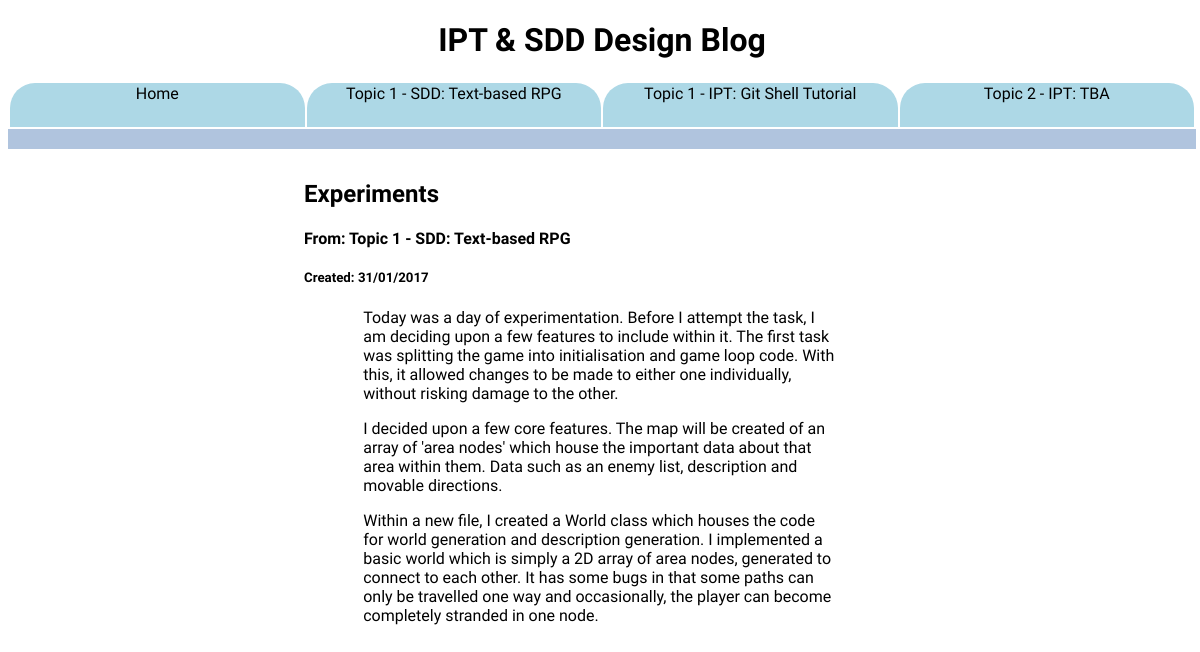
Before: /post/1 with the older database file.
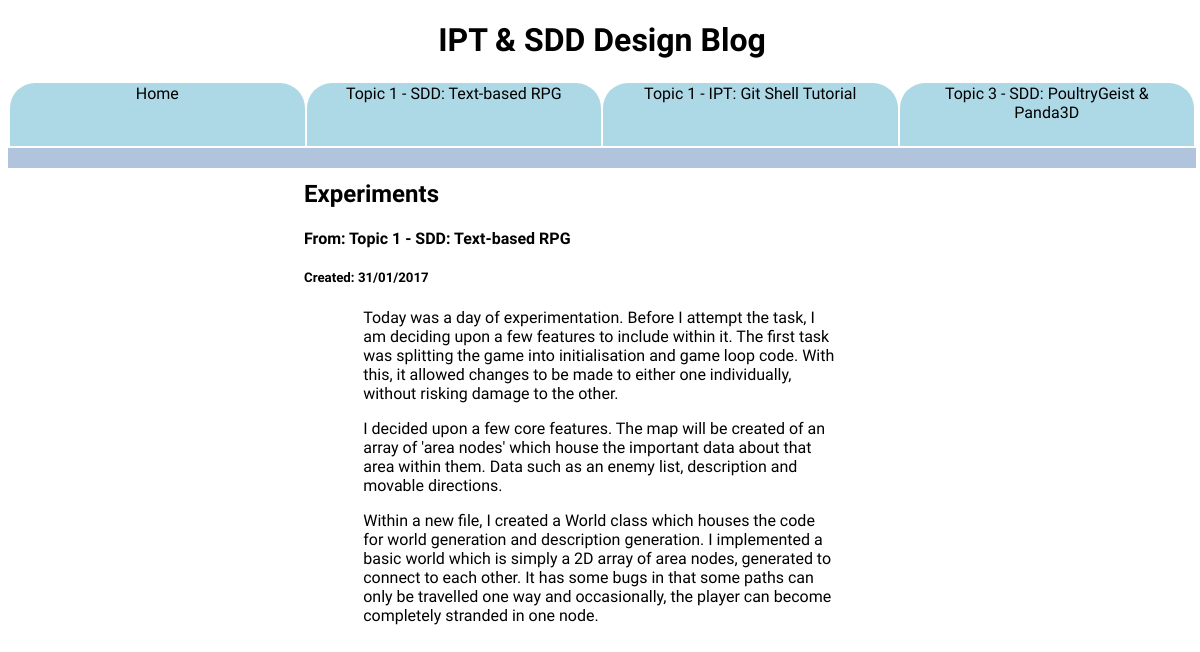
After: the same page with the newer database file.
### tables this page shows
CREATE TABLE topics (
  	id INTEGER NOT NULL,
  	title TEXT NOT NULL,
  	subtitle TEXT NOT NULL,
    created TEXT NOT NULL,
  	PRIMARY KEY (id)
);

### School_Blog/main.py (the view)
@app.route('/post/<post_id>')
def post_handler(post_id):
	post = Log.get(post_id)
	if not post:
		return render_template('404.html')
	topic = post.get_topic()
	return render_template('post_template.html', title=post.title, post=post, topic=topic, topics=Topic.get_main_page())

### School_Blog/db.py (called while the page is built)
    @staticmethod
    def get(id):
        cur.execute('''SELECT * FROM posts WHERE id = ?''', (id,))
        row = cur.fetchone()
        if row:
            id, uid, title, mess, date, image = row
            print(uid)
            return Log(eval(mess), title, image, uid, id, date)
        return None

    @staticmethod
    def get_newest(tid):
        cur.execute('''SELECT * FROM posts WHERE topicid = ? ORDER BY created DESC''', (tid,))
        row = cur.fetchone()
        if row:
            id, tid, title, message, created, image = row
            return Log(eval(message), title, image, tid, id, created)

    def get_topic(self):
        return Topic.get(self.topic)

    @staticmethod
    def get(id):
        cur.execute('''SELECT * FROM topics WHERE id = ? ORDER BY created ASC''', (id,))
        row = cur.fetchone()
        if row:
            id, title, subtitle, date = row
            return Topic(title, subtitle, date, id)
        return None

### School_Blog/templates/post_template.html (shortened to what this page needs)
<!DOCTYPE html>
<html>
<head>
  <link rel="stylesheet" href="/static/css/main.css">
</head>
<body>
  <div class="header">
    <h1>IPT & SDD Design Blog</h1>
    <table>
      <tr>
        <td>
          <a href="/">Home</a>
        </td>
        {%for t in topics%}
        <td>
          <a href="/topic/{{t.id}}">{{t.title}}: {{t.subtitle}}</a>
        </td>
        {%endfor%}
      </tr>
    </table>
  </div>
  <div id="body_content">
    <h2>{{post.title}}</h2>
    <h4>From: {{topic.title}}: {{topic.subtitle}}</h4>
    <h5>Created: {{'/'.join(post.date[:10].split('-')[::-1])}}</h5>
    {%for a in post.text%}
    <p style="width:80%;margin: 0 auto;">{{a}}</p>
    {%endfor%}
  </div>
</body>
</html>

Changed rows visible on the page:
changed topics: title "Topic 2 - IPT" → "Topic 3 - SDD"; subtitle "TBA" → "PoultryGeist & Panda3D"
